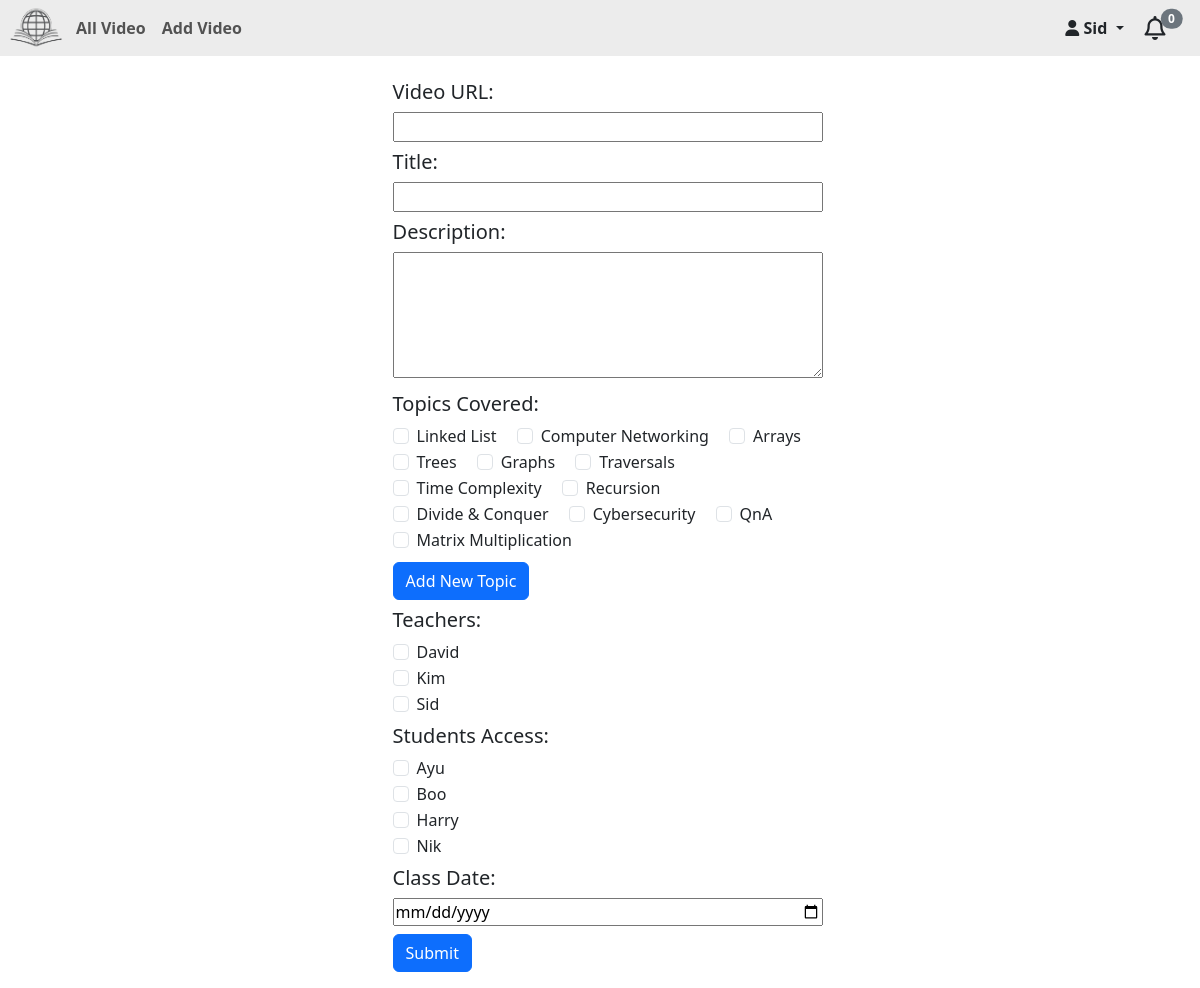
Screenshot of /add (signed in) with the database file from the repository.
### StudySphere/models.py (models this page shows, shortened)
class User(AbstractUser):
    pass
    is_student = models.BooleanField('student status', default=False)
    is_teacher = models.BooleanField('teacher status', default=False)
    profile_picture = models.URLField(max_length=700, blank=True)
    unread_notifications = models.IntegerField(default=0)
    class Meta:
        ordering = ['first_name']

class Topic(models.Model):
    name=models.CharField(max_length=50)

### StudySphere/views.py (the view, shortened to what this page needs)
# urls.py: path("add", views.add, name="AddVid"),
@csrf_exempt
@login_required(login_url='/login')
def add(request):
    if request.method !='POST':
        tea=User.objects.filter(is_teacher=True)
        stu=User.objects.filter(is_student=True)
        topics=Topic.objects.all()
        return render(request,'StudySphere/add.html',{'tea':tea,'stu':stu,'topics':topics})

### StudySphere/templates/StudySphere/add.html (shortened to what this page needs)
{% extends "StudySphere/layout.html" %}
{% block body %}
<form class="container center  my-2 p-2" id="add-vid-form">
    <h5 class="my-2">Video URL: </h5>
    <input type="text" id="vid-url" class="w-100" required>
    <h5 class="my-2">Title: </h5>
    <input type="text" id="vid-title" class="w-100" required>
    <h5 class="my-2">Description: </h5>
    <textarea id="desc" name="" id="" class="w-100" rows="5" required></textarea>
    <h5 class="my-2">Topics Covered: </h5>
    <div id="add-topic">
        {% for tp in topics %}
        <div class="form-check form-check-inline">
            <input class="form-check-input" type="checkbox" name="topics" value="{{tp.name}}">
            <label class="form-check-label" for="inlineCheckbox">{{tp.name}}</label>
        </div>
        {% endfor %}
    </div>
    <button id="new-topic-btn" type="button" class="btn btn-primary mt-2 d-block" onclick="ShowInpt()">Add New Topic</button>
    <h5 class="my-2">Teachers: </h5>
    {% for t in tea %}
    <div class="form-check">
        <input class="form-check-input" type="checkbox" value="{{t.username}}" name="teachers">
        <label class="form-check-label" for="flexCheckDefault">{{t.username}}</label>
    </div>
    {% endfor %}
    <h5 class="my-2">Students Access: </h5>
    {% for s in stu %}
    <div class="form-check">
        <input class="form-check-input" type="checkbox" value="{{s.username}}" name="students">
        <label class="form-check-label" for="flexCheckDefault">{{s.username}}</label>
    </div>
    {% endfor %}
    <h5 class="my-2">Class Date: </h5>
    <input type="date" id="vid-cls-date" class="w-100" required>
    <button type="submit" class="btn btn-primary mt-2">Submit</button>
</form>
{% endblock %}
{% block script %}
{% load static %}
{% endblock %}

### StudySphere/templates/StudySphere/layout.html (shortened to what this page needs)
{% load static %}
{% load humanize %}
<!DOCTYPE html>
<html lang="en">
    <head>
        <link href="{% static 'StudySphere/css/styles.css' %}" rel="stylesheet">
        <link href="https://cdn.jsdelivr.net/npm/bootstrap@5.3.1/dist/css/bootstrap.min.css" rel="stylesheet">
    </head>
    <body>
        <nav class="navbar navbar-expand-lg navbar-light align-items-center layout-nav p-1">
            <img src="{% static 'StudySphere/images/login.png' %}" alt="Icon for StudySphere" class="brand-name ">
            <div class="collapse navbar-collapse" id="navbarNav">
                <ul class="navbar-nav me-auto">
                    {% if user.is_authenticated and request.user.username %}
                    <li class="nav-item">
                    <a class="nav-link fw-bold ps-2" href="{% url 'StudyHome' %}">All Video</a>
                    </li>
                        {% if request.user.is_teacher %}
                        <li class="nav-item">
                            <a class="nav-link fw-bold ps-2" href="{% url 'AddVid' %}">Add Video</a>
                        </li>
                        {% else %}
                        <li class="nav-item">
                            <a class="nav-link fw-bold ps-2" href="{% url 'SavedVid' %}">Saved Video</a>
                        </li>
                        {% endif %}
                    {% endif %}
                    </ul>
                    <ul class="navbar-nav justify-content-end">
                        {% if user.is_authenticated %}
                            <li class="nav-item dropdown">
                                <button class="btn border-0 dropdown-toggle" type="button" data-bs-toggle="dropdown" aria-expanded="false">
                                    <i class="fa fa-user pr-1" aria-hidden="true"></i><strong> {{ user.username }}</strong>
                                </button>
                            </li>
                        {% else %}
                            <a class="nav-link mx-lg-2 fw-bold" href="{% url 'login' %}">Login</a>
                            <a class="nav-link mx-lg-2 fw-bold" href="{% url 'register' %}">Register</a>
                        {% endif %}
                </ul>
            </div>
                <button type="button" id="unread"  class="btn border-0 notification-icon " data-bs-container="body" data-bs-html="true" data-bs-toggle="popover" data-bs-placement="bottom" data-bs-content="No new Noti." onclick="noti()">
                    <i class="fa-regular fa-bell "></i><span id="unread_no" class="posiiton-relative translate-middle badge rounded-pill bg-secondary">{{request.user.unread_notifications}}</span>
                </button>
          </nav>
        <div class="container-fluid mx-2" style="max-width: 1500px;">
            {% block body %}
            {% endblock %}
        </div>
    </body>
</html>

### StudySphere/static/StudySphere/css/styles.css (style rules this page uses)
#add-vid-form { width:38%; }
.layout-nav { background-color: #ececec; }
.regular-heart, .fa-bell { scale: 1.5; }
#unread_no { left:10px; }
.brand-name { height: 3rem; width: 4rem; }

### rows the page displays
User: username "Sid", user.unread_notifications "0"
Topic: name "Linked List"
Topic: name "Computer Networking"
Topic: name "Arrays"
Topic: name "Trees"
Topic: name "Graphs"
Topic: name "Traversals"
Topic: name "Time Complexity"
Topic: name "Recursion"
Topic: name "Divide & Conquer"
Topic: name "Cybersecurity"
Topic: name "QnA"
Topic: name "Matrix Multiplication"
User: username "David"
User: username "Kim"
User: username "Ayu"
User: username "Boo"
User: username "Harry"
User: username "Nik"
